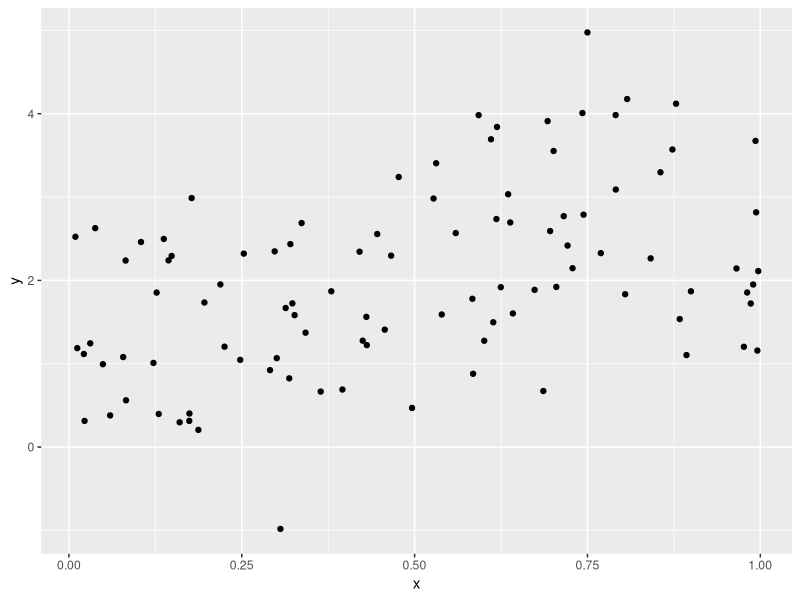

This chart was generated by the following R code:
## ---- chunk 1
library(tidyverse)

plot_df =
  tibble(
    x = runif(100),
    y = 1 + 2*x + rnorm(100))
  
plot_df |> 
  ggplot(aes(x = x, y = y)) +
  geom_point()
